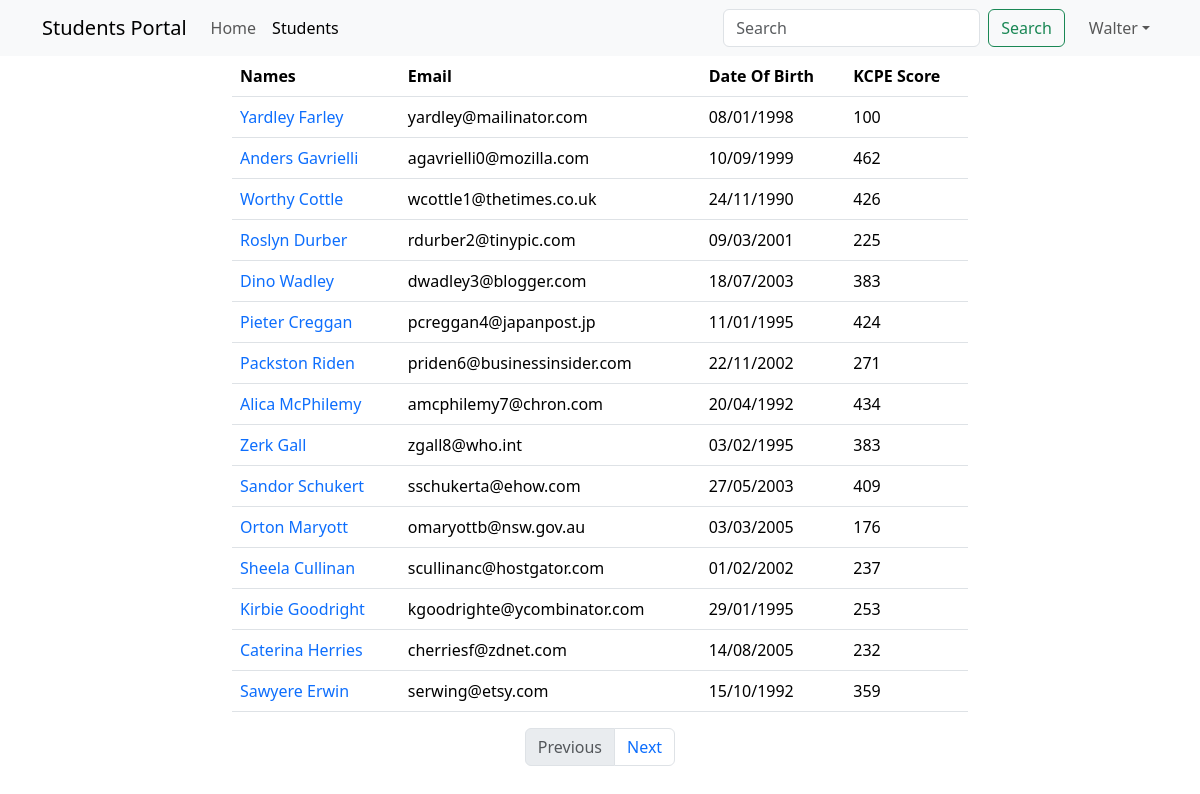
/show (signed in), run on the app's committed database.
### main_app/models.py (models this page shows, shortened)
class Student(models.Model):
    first_name = models.CharField(max_length=25)
    last_name = models.CharField(max_length=25)
    dob = models.DateField()
    email = models.EmailField(unique=True)
    weight = models.DecimalField(max_digits=5, decimal_places=2)  # 100.500
    is_sporty = models.BooleanField(default=False)
    kcpe_score = models.IntegerField()
    profile_pic = models.ImageField(upload_to=generate_unique_name, null=True, default="students/default.png")
    created_at = models.DateTimeField(auto_now_add=True)
    updated_at = models.DateTimeField(auto_now=True)

### main_app/views.py (the view)
# urls.py: path('show', views.show_students, name="show"),
@login_required
def show_students(request):
    data = Student.objects.all()  # SELECT * FROM students
    paginator = Paginator(data, 15)
    page_number = request.GET.get("page")
    data = paginator.get_page(page_number)
    return render(request, "display.html", {"students": data})

### templates/display.html (shortened to what this page needs)
{% extends 'base.html' %}
{% block content %}
    {% include 'navbar.html' %}
    <div class="container">
        <div class="row justify-content-center">
            <div class="col-sm-8">
                <table class="table">
                    <thead>
                    <tr>
                        <th>Names</th>
                        <th>Email</th>
                        <th>Date Of Birth</th>
                        <th>KCPE Score</th>
                    </tr>
                    </thead>
                    <tbody>
                    {% for student in students %}
                        <tr>
                            <td>
                                <a href="{% url 'details' student.id %}"
                                   class="text-decoration-none">{{ student.first_name }} {{ student.last_name }}</a>
                            </td>
                            <td>{{ student.email }}</td>
                            <td>{{ student.dob | date:'d/m/Y' }}</td>
                            <td>{{ student.kcpe_score }}</td>
                        </tr>
                    {% endfor %}
                    </tbody>
                </table>
                <nav aria-label="Page navigation example">
                    <ul class="pagination justify-content-center">
                        {% if students.has_previous %}
                            <li class="page-item">
                                <a class="page-link" href='?page={{ students.previous_page_number }}'>Previous</a>
                            </li>
                        {% else %}
                            <li class="page-item disabled">
                                <a class="page-link" href='' tabindex="-1" aria-disabled="True">Previous</a>
                            </li>
                        {% endif %}
                        {% if students.has_next %}
                            <li class="page-item">
                                <a class="page-link" href='?page={{ students.next_page_number }}'>Next</a>
                            </li>
                        {% else %}
                            <li class="page-item disabled">
                                <a class="page-link" href='' tabindex="-1" aria-disabled="True">Next</a>
                            </li>
                        {% endif %}
                    </ul>
                </nav>
            </div>
        </div>
    </div>
{% endblock %}

### templates/navbar.html (shortened to what this page needs)
<nav class="navbar sticky-top navbar-expand-lg navbar-light bg-light">
    <div class="container">
        <a class="navbar-brand" href="{% url 'home' %}">Students Portal</a>
        <div class="collapse navbar-collapse" id="navbarTogglerDemo02">
            <ul class="navbar-nav me-auto mb-2 mb-lg-0">
                <li class="nav-item">
                    <a class="nav-link  {% if '/' == request.path %} active {% endif %}" aria-current="page"
                       href="{% url 'home' %}">Home</a>
                </li>
                <li class="nav-item">
                    <a class="nav-link {% if 'show' in request.path %} active {% endif %} " href="{% url 'show' %}">Students</a>
                </li>
            </ul>
            <form class="d-flex" method="get" action="{% url 'search' %}">
                <input class="form-control me-2" name="search" type="search" placeholder="Search" aria-label="Search">
                <button class="btn btn-outline-success" type="submit">Search</button>
            </form>
            <ul class="navbar-nav ms-3 mb-2 mb-lg-0">
                <li class="nav-item dropdown">
                    <a class="nav-link dropdown-toggle" href="#" role="button" data-bs-toggle="dropdown">{{ user.first_name }}</a>
                </li>
            </ul>
        </div>
    </div>
</nav>

### data on the page
Student: first_name "Yardley", last_name "Farley", email "yardley@mailinator.com", dob "08/01/1998", kcpe_score "100"
Student: first_name "Anders", last_name "Gavrielli", email "agavrielli0@mozilla.com", dob "10/09/1999", kcpe_score "462"
Student: first_name "Worthy", last_name "Cottle", email "wcottle1@thetimes.co.uk", dob "24/11/1990", kcpe_score "426"
Student: first_name "Roslyn", last_name "Durber", email "rdurber2@tinypic.com", dob "09/03/2001", kcpe_score "225"
Student: first_name "Dino", last_name "Wadley", email "dwadley3@blogger.com", dob "18/07/2003", kcpe_score "383"
Student: first_name "Pieter", last_name "Creggan", email "pcreggan4@japanpost.jp", dob "11/01/1995", kcpe_score "424"
Student: first_name "Packston", last_name "Riden", email "priden6@businessinsider.com", dob "22/11/2002", kcpe_score "271"
Student: first_name "Alica", last_name "McPhilemy", email "amcphilemy7@chron.com", dob "20/04/1992", kcpe_score "434"
Student: first_name "Zerk", last_name "Gall", email "zgall8@who.int", dob "03/02/1995", kcpe_score "383"
Student: first_name "Sandor", last_name "Schukert", email "sschukerta@ehow.com", dob "27/05/2003", kcpe_score "409"
Student: first_name "Orton", last_name "Maryott", email "omaryottb@nsw.gov.au", dob "03/03/2005", kcpe_score "176"
Student: first_name "Sheela", last_name "Cullinan", email "scullinanc@hostgator.com", dob "01/02/2002", kcpe_score "237"
Student: first_name "Kirbie", last_name "Goodright", email "kgoodrighte@ycombinator.com", dob "29/01/1995", kcpe_score "253"
Student: first_name "Caterina", last_name "Herries", email "cherriesf@zdnet.com", dob "14/08/2005", kcpe_score "232"
Student: first_name "Sawyere", last_name "Erwin", email "serwing@etsy.com", dob "15/10/1992", kcpe_score "359"

### other printed values
{{ user.first_name }} "Walter"
